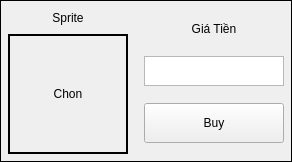
              <widget class="QFrame" name="frame_58">
               <property name="frameShape">
                <enum>QFrame::Box</enum>
               </property>
               <layout class="QHBoxLayout" name="horizontalLayout_9">
                <property name="leftMargin">
                 <number>2</number>
                </property>
                <property name="topMargin">
                 <number>2</number>
                </property>
                <property name="rightMargin">
                 <number>2</number>
                </property>
                <property name="bottomMargin">
                 <number>2</number>
                </property>
                <item>
                 <widget class="QFrame" name="frame_59">
                  <property name="sizePolicy">
                   <sizepolicy hsizetype="Expanding" vsizetype="Preferred">
                    <horstretch>0</horstretch>
                    <verstretch>0</verstretch>
                   </sizepolicy>
                  </property>
                  <property name="frameShape">
                   <enum>QFrame::Box</enum>
                  </property>
                  <property name="lineWidth">
                   <number>0</number>
                  </property>
                  <layout class="QVBoxLayout" name="verticalLayout_12">
                   <property name="leftMargin">
                    <number>5</number>
                   </property>
                   <property name="topMargin">
                    <number>5</number>
                   </property>
                   <property name="rightMargin">
                    <number>5</number>
                   </property>
                   <property name="bottomMargin">
                    <number>5</number>
                   </property>
                   <item>
                    <widget class="QLabel" name="nameID16">
                     <property name="sizePolicy">
                      <sizepolicy hsizetype="Expanding" vsizetype="Maximum">
                       <horstretch>0</horstretch>
                       <verstretch>0</verstretch>
                      </sizepolicy>
                     </property>
                     <property name="minimumSize">
                      <size>
                       <width>20</width>
                       <height>20</height>
                      </size>
                     </property>
                     <property name="maximumSize">
                      <size>
                       <width>5000</width>
                       <height>60</height>
                      </size>
                     </property>
                     <property name="frameShape">
                      <enum>QFrame::Box</enum>
                     </property>
                     <property name="lineWidth">
                      <number>0</number>
                     </property>
                     <property name="text">
                      <string>Sprite</string>
                     </property>
                     <property name="alignment">
                      <set>Qt::AlignCenter</set>
                     </property>
                    </widget>
                   </item>
                   <item>
                    <widget class="QLabel" name="imageID16">
                     <property name="sizePolicy">
                      <sizepolicy hsizetype="Expanding" vsizetype="Maximum">
                       <horstretch>0</horstretch>
                       <verstretch>0</verstretch>
                      </sizepolicy>
                     </property>
                     <property name="minimumSize">
                      <size>
                       <width>120</width>
                       <height>120</height>
                      </size>
                     </property>
                     <property name="maximumSize">
                      <size>
                       <width>5000</width>
                       <height>250</height>
                      </size>
                     </property>
                     <property name="frameShape">
                      <enum>QFrame::Box</enum>
                     </property>
                     <property name="lineWidth">
                      <number>2</number>
                     </property>
                     <property name="text">
                      <string>Chon</string>
                     </property>
                     <property name="alignment">
                      <set>Qt::AlignCenter</set>
                     </property>
                    </widget>
                   </item>
                  </layout>
                 </widget>
                </item>
                <item>
                 <widget class="QFrame" name="frame_60">
                  <property name="maximumSize">
                   <size>
                    <width>150</width>
                    <height>16777215</height>
                   </size>
                  </property>
                  <layout class="QVBoxLayout" name="verticalLayout_28">
                   <property name="leftMargin">
                    <number>5</number>
                   </property>
                   <property name="topMargin">
                    <number>5</number>
                   </property>
                   <property name="rightMargin">
                    <number>5</number>
                   </property>
                   <property name="bottomMargin">
                    <number>5</number>
                   </property>
                   <item>
                    <widget class="QLabel" name="imageAc_17">
                     <property name="sizePolicy">
                      <sizepolicy hsizetype="Maximum" vsizetype="Maximum">
                       <horstretch>0</horstretch>
                       <verstretch>0</verstretch>
                      </sizepolicy>
                     </property>
                     <property name="minimumSize">
                      <size>
                       <width>20</width>
                       <height>20</height>
                      </size>
                     </property>
                     <property name="maximumSize">
                      <size>
                       <width>150</width>
                       <height>20</height>
                      </size>
                     </property>
                     <property name="frameShape">
                      <enum>QFrame::Box</enum>
                     </property>
                     <property name="lineWidth">
                      <number>0</number>
                     </property>
                     <property name="text">
                      <string>Giá Tiền</string>
                     </property>
                     <property name="alignment">
                      <set>Qt::AlignCenter</set>
                     </property>
                    </widget>
                   </item>
                   <item>
                    <widget class="QTextEdit" name="totalCoinID16">
                     <property name="maximumSize">
                      <size>
                       <width>500</width>
                       <height>30</height>
                      </size>
                     </property>
                     <property name="readOnly">
                      <bool>true</bool>
                     </property>
                    </widget>
                   </item>
                   <item>
                    <widget class="QPushButton" name="btnBuyID16">
                     <property name="sizePolicy">
                      <sizepolicy hsizetype="Expanding" vsizetype="Fixed">
                       <horstretch>0</horstretch>
                       <verstretch>0</verstretch>
                      </sizepolicy>
                     </property>
                     <property name="minimumSize">
                      <size>
                       <width>0</width>
                       <height>40</height>
                      </size>
                     </property>
                     <property name="text">
                      <string>Buy</string>
                     </property>
                     <property name="ID" stdset="0">
                      <number>16</number>
                     </property>
                    </widget>
                   </item>
                  </layout>
                 </widget>
                </item>
               </layout>
              </widget>
